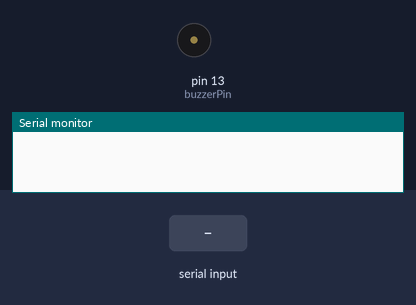
Recording of a sketch running on a simulated Arduino Uno, built with avr-gcc and run on an emulated ATmega328P. Shown: buzzer (waves = sounding, pin HIGH), the last lines printed to the serial monitor. The inputs (shaded band) are chosen by the test bench.

Above: at 1.2 s.
1.3 s: "D" received over Serial
At 2.5 s:
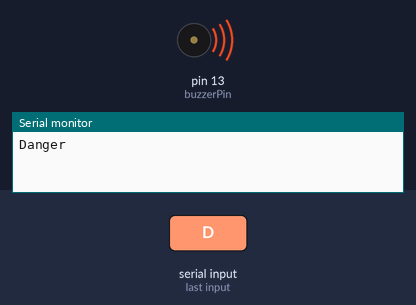
2.8 s: "N" received over Serial
At 3.8 s:
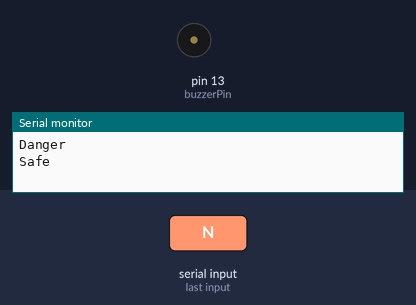
Timing chart, 0 to 5.8 s (numbered marks = the images above; inputs shaded):
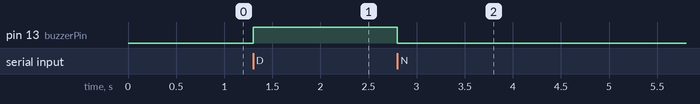

Measured:
- after the input at 1.3 s, pin 13 (buzzerPin): LOW → HIGH at once
- after the input at 2.8 s, pin 13 (buzzerPin): HIGH → LOW at once

The sketch:

blink.ino
```cpp
// Arduino code to switch light ON/OFF based on commands from JS
// Connect LED or relay to pin 13 (or change pin number as needed)

int buzzerPin = 13;   // Output pin for LED/Relay
char receivedChar;   // Store incoming serial data

void setup() {
  Serial.begin(9600);     // Match baud rate with JS serial connection
  pinMode(buzzerPin, OUTPUT);
}

void loop() {
  // Check if data is available from JS
  if (Serial.available() > 0) {
    receivedChar = Serial.read();

    if (receivedChar == 'D') {
      // Wheel detected → Light ON
      digitalWrite(buzzerPin, HIGH);
      Serial.println("Danger");
    }
    else if (receivedChar == 'N') {
      // Mobile detected → Light OFF
      digitalWrite(buzzerPin, LOW);
      Serial.println("Safe");
    }
  }
}
```
